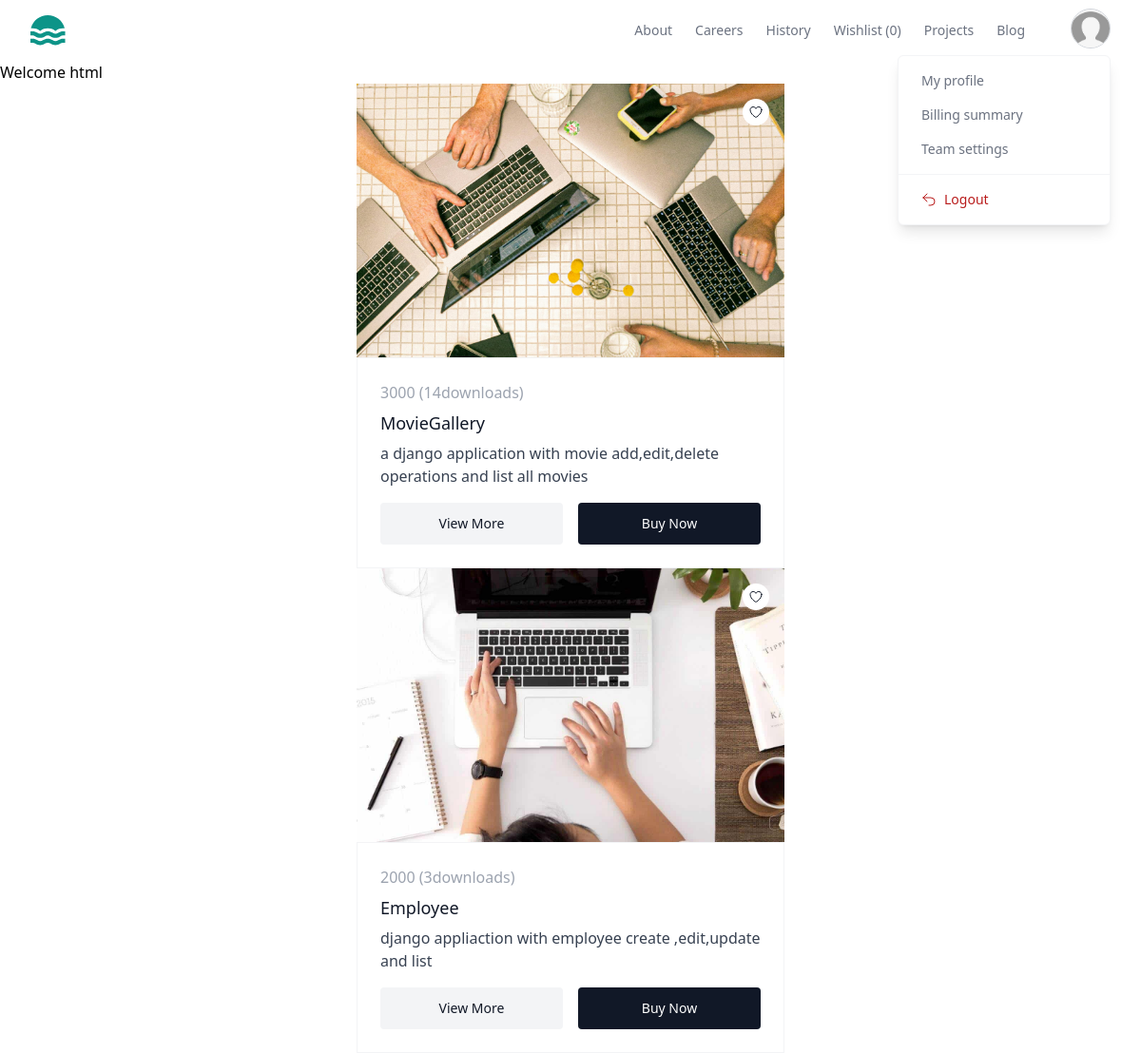
Screenshot of /index/ (signed in) with the database file from the repository.
### store/models.py (models this page shows, shortened)
class BaseModel(models.Model):
    created_date=models.DateTimeField(auto_now_add=True)
    updated_date=models.DateTimeField(auto_now=True)
    is_active=models.BooleanField(default=True)

class UserProfile(BaseModel):
    bio=models.CharField(max_length=200,null=True)
    profile_picture=models.ImageField(upload_to="profilepictures",null=True,blank=True,default="profilepictures/default.png")
    phone=models.CharField(max_length=200,null=True)
    owner=models.OneToOneField(User,on_delete=models.CASCADE,related_name="profile")

class Project(BaseModel):
    title=models.CharField(max_length=200)
    description=models.TextField()
    preview_image=models.ImageField(upload_to="previewimages",null=True,blank=True)
    price=models.PositiveIntegerField()
    developer=models.ForeignKey(User,on_delete=models.CASCADE)
    files=models.FileField(upload_to="projects",null=True,blank=True)
    tag_objects=models.ManyToManyField(Tag,null=True)
    thumbnail=EmbedVideoField()
    @property
    def downloads(self):
        return WishListItem.objects.filter(project_object=self,is_order_placed=True).count()

### store/views.py (the view)
# urls.py: path('index/',views.IndexView.as_view(),name="index"),
@method_decorator(decs,name="dispatch")
class IndexView(View):
    template_name="index.html"
    def get(self,request,*args,**kwargs):
        qs=Project.objects.all().exclude(developer=request.user)
        return render(request,self.template_name,{"data":qs})

### store/context_processors.py (called while the page is built)
def wishlist_item_count(request):
    count=0
    if request.user.is_authenticated:
        count=request.user.basket.basket_item.filter(is_order_placed=False).count()
    return {"cartitem_count":count}

### store/templates/index.html (shortened to what this page needs)
{%extends 'base.html'%}
{%block main_block%}
Welcome {{request.user}}
<div class="w-3/4 mx-auto">
    {%for p in data%}
<div class="w-1/2 mx-auto">
    <a href="" class="group relative block overflow-hidden">
        <button
        onclick=location.href="{%url 'addto-wishlist' p.id%}"
          class="absolute end-4 top-4 z-10 rounded-full bg-white p-1.5 text-gray-900 transition hover:text-gray-900/75"
        >
        </button>
      {%if p.preview_image%}
      <img
      src="{{p.preview_image.url}}"
      alt=""
      class="h-64 w-full object-cover transition duration-500 group-hover:scale-105 sm:h-72"
    />
      {%endif%}
        <div class="relative border border-gray-100 bg-white p-6">
          <p class="text-gray-700">
            <span class="text-gray-400">{{p.price}}</span>
            <span class="text-gray-400">({{p.downloads}}downloads)</span>
          </p>
          <h3 class="mt-1.5 text-lg font-medium text-gray-900">{{p.title}}</h3>
          <p class="mt-1.5 line-clamp-3 text-gray-700">
            {{p.description}}
          </p>
          <form class="mt-4 flex gap-4" action="{%url 'project-detail' p.id%}">
            <button
              class="block w-full rounded bg-gray-100 px-4 py-3 text-sm font-medium text-gray-900 transition hover:scale-105"
            >
              View More
            </button>
            <button
              type="button"
              class="block w-full rounded bg-gray-900 px-4 py-3 text-sm font-medium text-white transition hover:scale-105"
            >
              Buy Now
            </button>
          </form>
        </div>
      </a>
</div>
{%endfor%}
</div>
{%endblock%}

### store/templates/base.html (shortened to what this page needs)
<!DOCTYPE html>
<html lang="en">
<head>
    <script src="https://cdn.tailwindcss.com"></script>
</head>
<body>
    <header class="bg-white">
        <div class="mx-auto max-w-screen-xxl px-4 sm:px-6 lg:px-8">
          <div class="flex h-16 items-center justify-between">
            <div class="flex-1 md:flex md:items-center md:gap-12">
              <a class="block text-teal-600" href="#">
              </a>
            </div>
            <div class="md:flex md:items-center md:gap-12">
              <nav aria-label="Global" class="hidden md:block">
                <ul class="flex items-center gap-6 text-sm">
                  <li>
                    <a class="text-gray-500 transition hover:text-gray-500/75" href="#"> About </a>
                  </li>
                  <li>
                    <a class="text-gray-500 transition hover:text-gray-500/75" href="#"> Careers </a>
                  </li>
                  <li>
                    <a class="text-gray-500 transition hover:text-gray-500/75" href="#"> History </a>
                  </li>
                  <li>
                    <a class="text-gray-500 transition hover:text-gray-500/75" href="{%url 'my-wishlist'%}"> Wishlist ({{cartitem_count}})</a>
                  </li>
                  <li>
                    <a class="text-gray-500 transition hover:text-gray-500/75" href="{%url 'my-works'%}"> Projects </a>
                  </li>
                  <li>
                    <a class="text-gray-500 transition hover:text-gray-500/75" href="#"> Blog </a>
                  </li>
                </ul>
              </nav>
              <div class="hidden md:relative md:block">
                <button
                  type="button"
                  class="overflow-hidden rounded-full border border-gray-300 shadow-inner"
                >
                  <img
                    src="{{request.user.profile.profile_picture.url}}"
                    alt=""
                    class="size-10 object-cover"
                  />
                </button>
                <div
                  class="absolute end-0 z-10 mt-0.5 w-56 divide-y divide-gray-100 rounded-md border border-gray-100 bg-white shadow-lg"
                  role="menu"
                >
                  <div class="p-2">
                    <a
                      href="{%url 'profile-edit'%}"
                      class="block rounded-lg px-4 py-2 text-sm text-gray-500 hover:bg-gray-50 hover:text-gray-700"
                      role="menuitem"
                    >
                      My profile
                    </a>
                    <a
                      href="#"
                      class="block rounded-lg px-4 py-2 text-sm text-gray-500 hover:bg-gray-50 hover:text-gray-700"
                      role="menuitem"
                    >
                      Billing summary
                    </a>
                    <a
                      href="#"
                      class="block rounded-lg px-4 py-2 text-sm text-gray-500 hover:bg-gray-50 hover:text-gray-700"
                      role="menuitem"
                    >
                      Team settings
                    </a>
                  </div>
                  <div class="p-2">
                    <form method="POST" action="">
                      <button
                        type="submit"
                        class="flex w-full items-center gap-2 rounded-lg px-4 py-2 text-sm text-red-700 hover:bg-red-50"
                        role="menuitem"
                      >
                        <svg
                          xmlns="http://www.w3.org/2000/svg"
                          fill="none"
                          viewBox="0 0 24 24"
                          stroke-width="1.5"
                          stroke="currentColor"
                          class="size-4"
                        >
                          <path
                            stroke-linecap="round"
                            stroke-linejoin="round"
                            d="M9 15 3 9m0 0 6-6M3 9h12a6 6 0 0 1 0 12h-3"
                          />
                        </svg>
                        Logout
                      </button>
                    </form>
                  </div>
                </div>
              </div>
            </div>
          </div>
        </div>
      </header>
{%block main_block%}
{%endblock%}
</body>
</html>

### rows the page displays
Project: preview_image (picture), price "3000", downloads "14", title "MovieGallery", description "a django application with movie add,edit,delete operations and list all movies"
Project: preview_image (picture), price "2000", downloads "3", title "Employee", description "django appliaction with employee create ,edit,update and list"

### other values shown
{{ cartitem_count }} "0"
{{ request.user }} "html"
